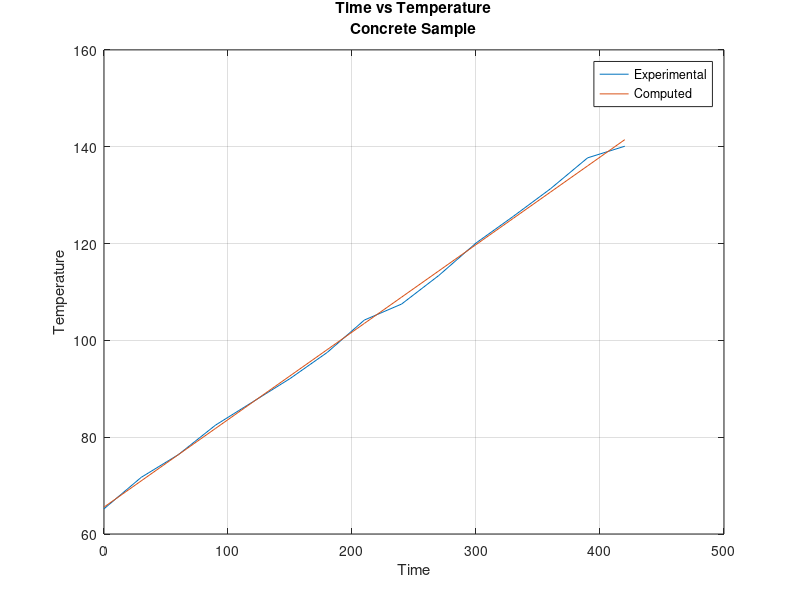

This chart was generated by the following MATLAB code:
%**************************************************************************
%MATLAB DEMO USING A TWO-DIMENSIONAL MATRIX AND PLOTTING
%   
%PROGRAM DESCRIPTION:
%This program will load experimental time and temperature data into a two-
%dimensional matrix.  It will compute the summations of time, temperature,
%time squared, and time x temperature values.  The program will compute the
%slope and y-intercept of a linear equation and plot the experimental data 
%and the linear equation to a graph.  The results are printed to the
%Command Window and an x-y plot is generated.
%
%DESCRIPTION VARIABLES:
%NAME        | TYPE   | DESCRIPTION
%--------------------------------------------------------------------------
%concrete    | double | two-dimensional array of time and temperature
%sumtime     | double | summation of all time values
%sumtemp     | double | summation of all temperature values
%sumtimesq   | double | summation of all time squared values
%sumtimetemp | double | summation of all time x temperature values
%slope       | double | computed slope
%yint        | double | computed y-intercept
%computed    | double | one-dimensional array linear equation
%nrows       | double | number of rows in the input file
%ncols       | double | number of columns in the input file
%**************************************************************************

%Clear Command Window, clear memory, and close plots
clc
clear
close all

%Load input file
load concrete.txt;

%Size matrix
[nrows,ncols] = size(concrete);

%Compute summations
sumtime = sum(concrete(:,1));
sumtemp = sum(concrete(:,2));
sumtimesq = sum(concrete(:,1).^2);
sumtimetemp = sum(concrete(:,1).*concrete(:,2));

%Compute slope and y-intercept
slope = (sumtime*sumtemp - nrows*sumtimetemp)/...
        (sumtime^2 - nrows*sumtimesq);
yint = (sumtemp - slope*sumtime)/nrows;

%Compute linear data
computed = slope*concrete(:,1)+yint;

%Print headings to the Command Window
disp('************************************************');
disp('    EXPERIMENTAL PROCESS TEMPERATURE CONTROL');
disp(' ');
disp('         Time     Temp     Computed');

%Print results to Command Window
for k=1:1:nrows
    fprintf('        %5.1f    %5.1f        %5.1f\n',concrete(k,1),...
            concrete(k,2), computed(k));
end

disp(' ');
disp('************************************************');
disp(' ');
disp(' ');

%Plot time, temperature, and computed values
plot(concrete(:,1),concrete(:,2),concrete(:,1),computed),...
    title({'Time vs Temperature','Concrete Sample'}),xlabel('Time'),...
    ylabel('Temperature'),grid on,legend('Experimental','Computed')









